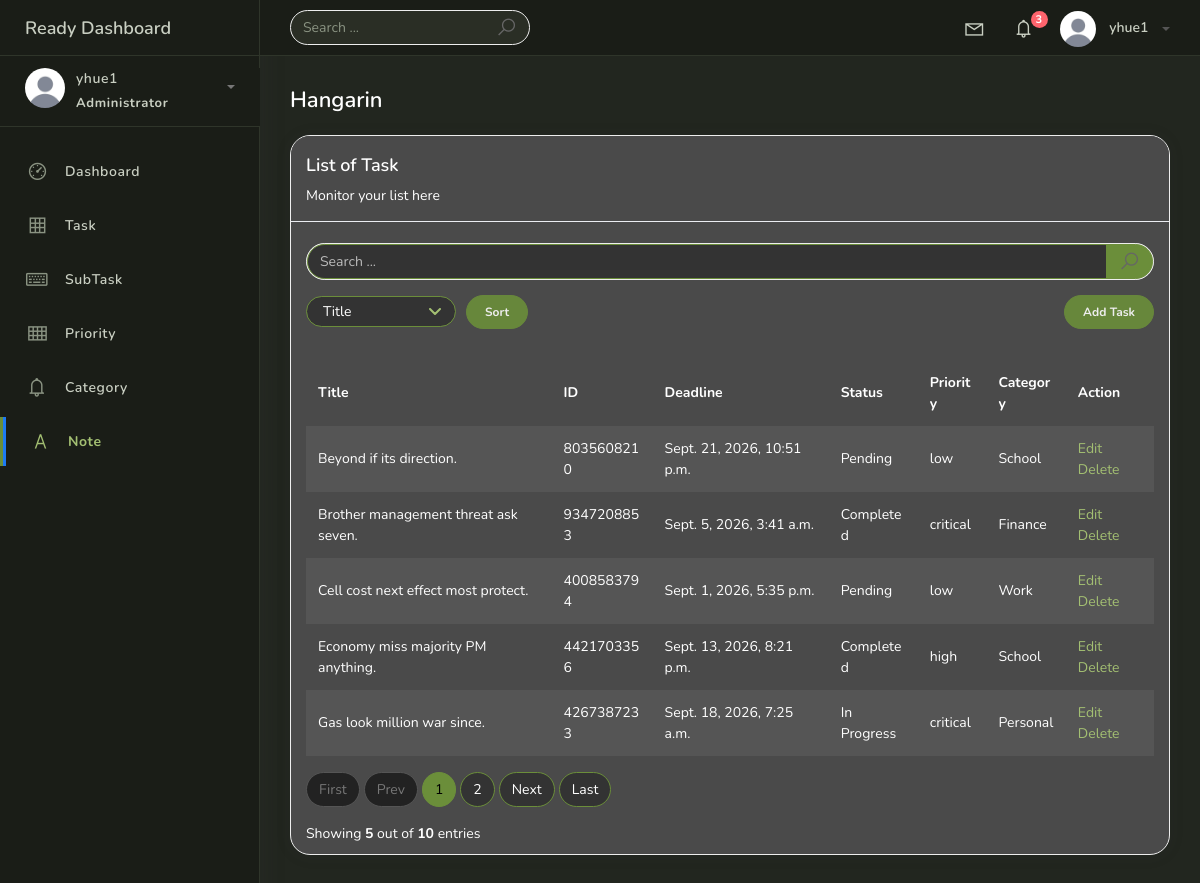
The page /task_list (signed in) on the database as committed earlier.
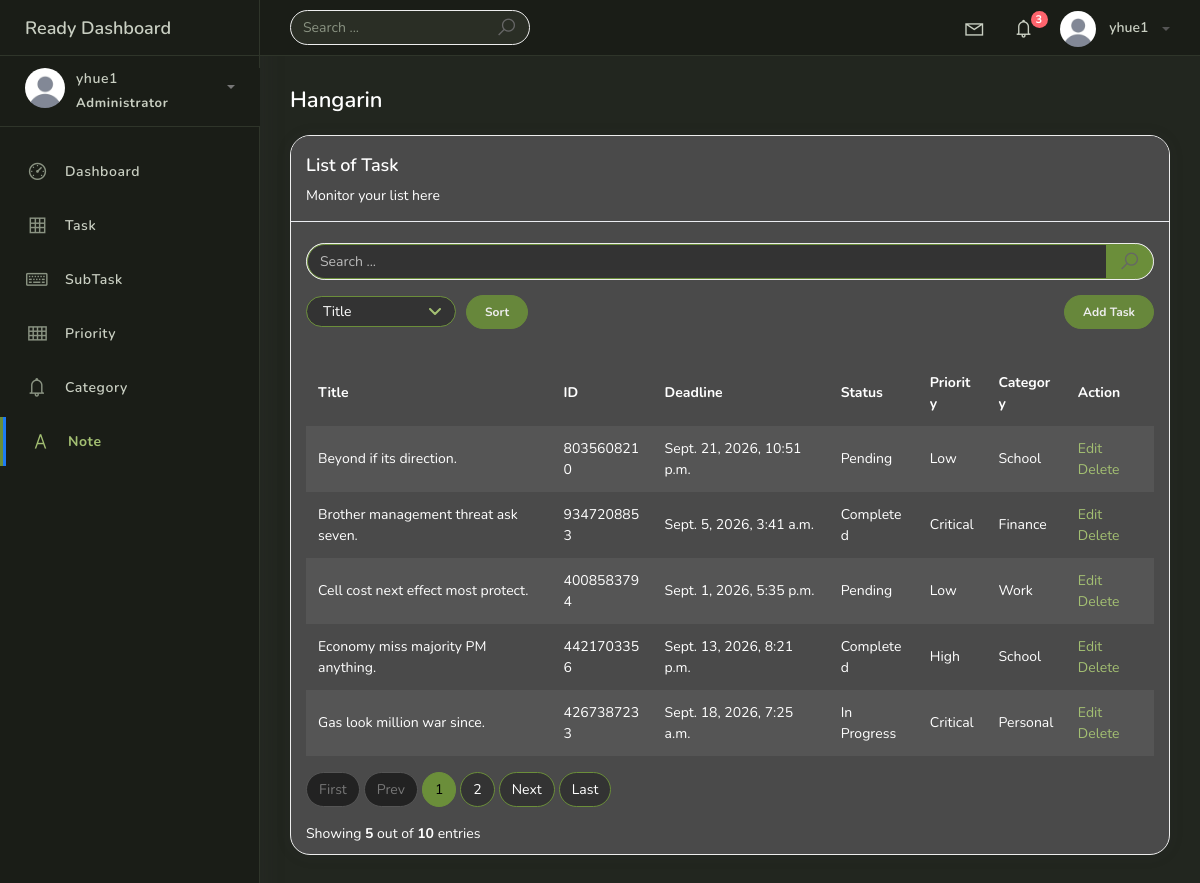
The same page on the database as committed later.
### hangarinapp/models.py (models this page shows, shortened)
class BaseModel(models.Model):
    created_at = models.DateTimeField(auto_now_add=True, db_index=True)
    updated_at = models.DateTimeField(auto_now_add=True)
    class Meta:
        abstract = True

class Task(BaseModel):
    id = models.CharField(max_length=20, primary_key=True)
    title = models.CharField(max_length=150)
    description = models.TextField()
    deadline = models.DateTimeField()
    status = models.CharField(max_length=60, choices=[('Pending', 'Pending'),
                             ('In Progress','In Progress'),
                             ('Completed','Completed')], default='pending')
    category = models.ForeignKey(Category, on_delete=models.CASCADE)
    priority = models.ForeignKey(Priority, on_delete=models.CASCADE)

class Priority(BaseModel):
     id = models.CharField(max_length=20, primary_key=True)
     name = models.CharField(max_length=150)
     class Meta:
          verbose_name = 'Priority'
          verbose_name_plural = 'Priorities'

class Category(BaseModel):
    id = models.CharField(max_length=20, primary_key=True)
    name = models.CharField(max_length=150)
    class Meta:
              verbose_name = 'Category'
              verbose_name_plural = 'Categories'

### hangarinapp/views.py (the view, shortened to what this page needs)
# urls.py: path('task_list', TaskList.as_view(), name='task-list' ),
class TaskList(LoginRequiredMixin, ListView):
    model = Task
    context_object_name = 'Task'
    template_name = 'task_list.html'
    paginate_by = 5
    def get_ordering(self):
        allowed = ['title', 'priority__id','category__id']
        sort_by = self.request.GET.get("sort_by")
        if sort_by in allowed:
            return sort_by
        return 'title'
    def get_queryset(self):
        qs = super().get_queryset()
        query = self.request.GET.get('q')
        return qs

### templates/task_list.html (shortened to what the changed rows need)
{% extends 'base.html' %}
{% load static %}
{% block content %}
<div class="content">
    <div class="container-fluid">
        <div class="row">
            <div class="col-md-12">
                <div class="card">
                    <br />
                    <div class="card-body">
                        <div class="table-responsive">
                            <table class="table table-striped mt-3 task-table">
                                <thead>
                                    <tr>
                                        <th scope="col">Title</th>
                                        <th scope="col">ID</th>
                                        <th scope="col">Deadline</th>
                                        <th scope="col">Status</th>
                                        <th scope="col">Priority</th>
                                        <th scope="col">Category</th>
                                        <th scope="col">Action</th>
                                    </tr>
                                </thead>
                                <tbody>
                                    {% for object in object_list %}
                                    <tr>
                                        <td data-label="Title">{{ object.title }}</td>
                                        <td data-label="ID">{{ object.id }}</td>
                                        <td data-label="Deadline">{{ object.deadline }}</td>
                                        <td data-label="Status">{{ object.status }}</td>
                                        <td data-label="Priority">{{ object.priority.name }}</td>
                                        <td data-label="Category">{{ object.category.name }}</td>
                                        <td data-label="Action">
                                            <span>
                                                <a href="task_list/{{ object.id }}">Edit</a>
                                                <a href="task_list/{{ object.id }}/delete" class="text_danger">Delete</a>
                                            </span>
                                        </td>
                                    </tr>
                                    {% empty %}
                                    <tr>
                                        <td colspan="7" style="text-align: center">
                                            <p class="text-sm font-weight-bold mb-0">No Records Found</p>
                                        </td>
                                    </tr>
                                    {% endfor %}
                                </tbody>
                            </table>
                        </div>
                    </div>
                </div>
            </div>
        </div>
    </div>
</div>
{% endblock %}

Rows that differ between the two databases and show on the page:
changed through a linked row, Task "Beyond if its direction.": priority.name "low" → "Low"
changed through a linked row, Task "Brother management threat ask seven.": priority.name "critical" → "Critical"
changed through a linked row, Task "Cell cost next effect most protect.": priority.name "low" → "Low"
changed through a linked row, Task "Economy miss majority PM anything.": priority.name "high" → "High"
changed through a linked row, Task "Gas look million war since.": priority.name "critical" → "Critical"
